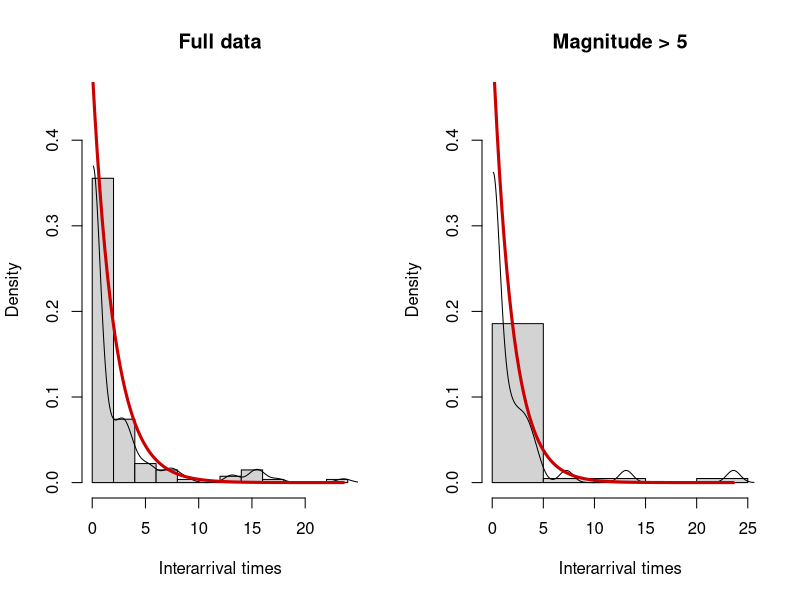
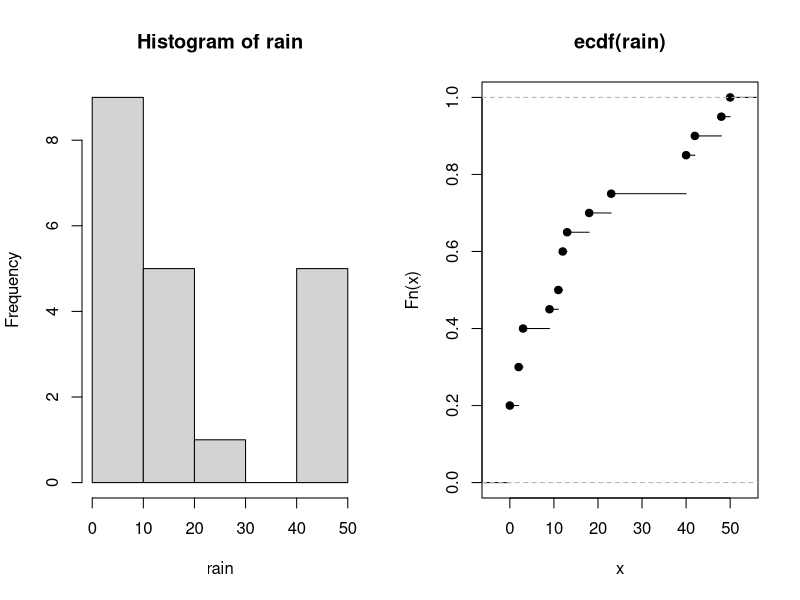
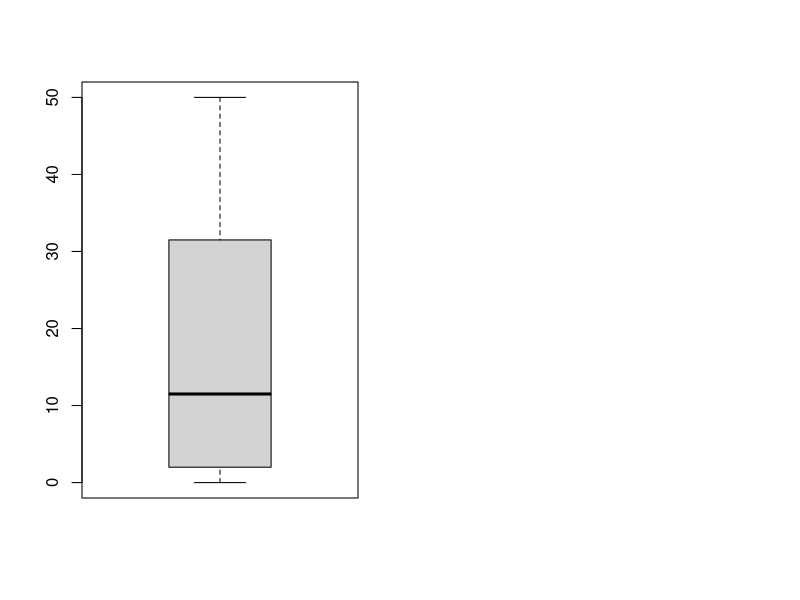

Recreate these plots in R, in order.
################
## Exercise 1 ##
################
## Read initial data set.
d <- read.table("Messina.txt")

## Add identifier variable id.
d2 <- cbind(d, "id" = rep(1:2, nrow(d)))

## Extract time and magnitude with subset().
time <- subset(d2, id == 1)
magnitude <- subset(d2, id == 2)

## Create nice data.frame
Messina <- data.frame("time" = time$V1, "magnitude" = magnitude$V1)

## Sort the data by time.
Messina <- Messina[order(Messina$time), ]

## Compute the interarrival times.
Messina$itimes <- c(NA, diff(Messina$time))

## Create nice function that does the plotting.
m.plot <- function(data, ...)
{
  ## Plot the histogram of interarrival times.
  hist(data$itimes, freq = FALSE, ...)

  ## Add kernel density estimate to histogram plot.
  lines(density(na.omit(data$itimes), from = 0.1))

  ## Add analytical exponential density function.
  x <- seq(min(data$itimes, na.rm = TRUE), max(data$itimes, na.rm = TRUE), length = 100)
  lines(dexp(x, rate = 1 / mean(data$itime, na.rm = TRUE)) ~ x,
    col = rgb(0.8, 0, 0), lwd = 3)
}

## Plot 2 in 1 plots.
## Save plot as .png.
save <- FALSE
if(save)
  png("Messina.png", units = "in", width = 10, height = 4, res = 120)

par(mfrow = c(1, 2))

## Plot.
m.plot(Messina,
  xlab = "Interarrival times", main = "Full data",
  ylim = c(0, 0.45))

## Plot for magnitude > 5.
m.plot(subset(Messina, magnitude > 5),
  xlab = "Interarrival times", main = "Magnitude > 5",
  ylim = c(0, 0.45))

if(save)
  dev.off()


################
## Exercise 2 ##
################
## Get the data, rain is metric/ration scale, has logical zero and
## taking differences makes sence.
rain <- c(2, 9, 18, 2, 23, 42, 11, 13, 40, 12, 50, 12, 0, 0, 0, 0, 3, 3, 40, 48)

## Histogram with pre-specified breaks.
hist(rain, breaks = seq(0, 50, by = 10), right = FALSE)

## Plot of empirical cumulative distribution function.
ecdf_rain <- ecdf(rain)
plot(ecdf_rain)

## The nice thing is that ecdf() returns a function,
## we can directly compute the desired percentage rate.
ecdf_rain(35)
1 - ecdf_rain(35)

## Computing measures of location and dispersion.
median(rain)
quantile(rain)

## quantile() with type = 2 corresponds to the
## quantiles from the slides.
quantile(rain, type = 2)
sd(rain)
mean(rain)
range(rain)

## A simple boxplot.
boxplot(rain)

## A 95% confidence interval for the mean,
## needs the 1- alpha/2 quantile of the
## standard normal distribution.
ci <- round(mean(rain) + c(-1, 1) * qnorm(1 - 0.05/2) * sd(rain) / sqrt(length(rain)), 2)
ci

## Create a character string of ci.
paste("[", ci[1], ", ", ci[2], "]", sep = "")

